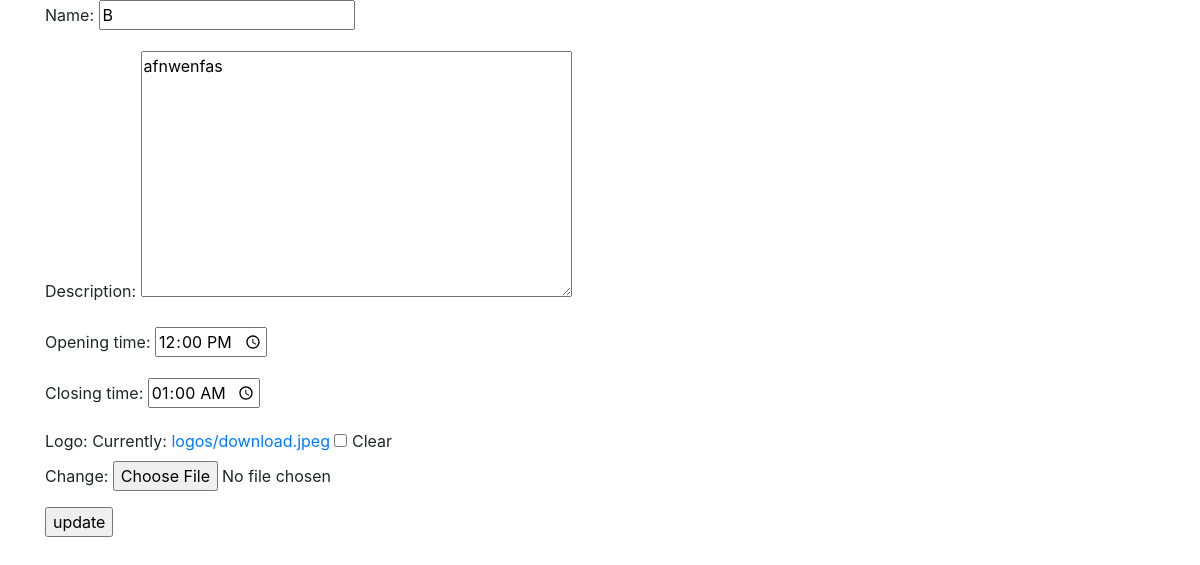
Page /restaurants/update/b/ (signed in) on the committed database.
### restaurants/models.py (models this page shows, shortened)
class Restaurant(models.Model):
	name = models.CharField(max_length=225, unique=True)
	slug = models.SlugField(blank=True)
	description = models.TextField()
	opening_time = models.TimeField()
	closing_time = models.TimeField()
	logo = models.ImageField(null=True, blank=True, upload_to="logos")
	class Meta:
		ordering = ['name']

### restaurants/views.py (the view)
# urls.py: url(r'^update/(?P<restaurant_slug>[-\w]+)/$', views.restaurant_update, name = 'restaurant_update'),
def restaurant_update(request,restaurant_slug):
    if not request.user.is_staff:
        raise Http404
    restaurant = Restaurant.objects.get(slug=restaurant_slug)
    form = RestaurantForm(request.POST or None, request.FILES or None, instance=restaurant)
    if form.is_valid():
        form.save()
        return redirect("restaurant_detail", restaurant_slug=restaurant.slug)
    context = {
    'update': form,
    'item': restaurant,
    }
    return render(request,"restaurant_update.html",context)

### restaurants/forms.py
class RestaurantForm(forms.ModelForm):
	class Meta:
		model = Restaurant
		fields = ['name', 'description', 'opening_time', 'closing_time', 'logo']
		widgets = {
			'opening_time' : forms.TimeInput(attrs={'type':'time'}),
			'closing_time' : forms.TimeInput(attrs={'type':'time'}),
		}

### restaurants/templates/restaurant_update.html (shortened to what this page needs)
{% extends "base.html" %}
{% block content %}
	<form action="{% url 'restaurant_update' restaurant_id=item.id %}" method="POST" enctype="multipart/form-data">
		{{update.as_p}}
		<input type='submit' value='update'>
	</form>
{% endblock content %}

### rows in the picture
Restaurant: name "B", description "afnwenfas", opening_time "12:00:00", closing_time "01:00:00"
